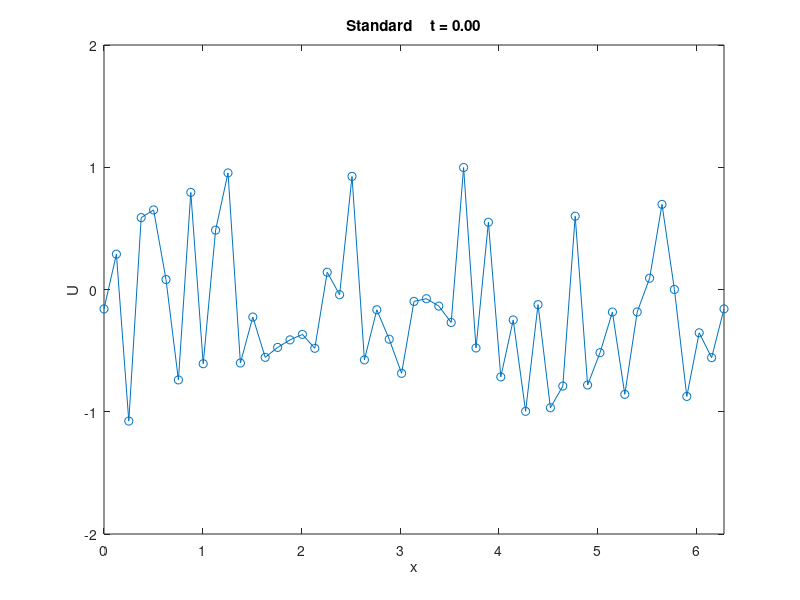
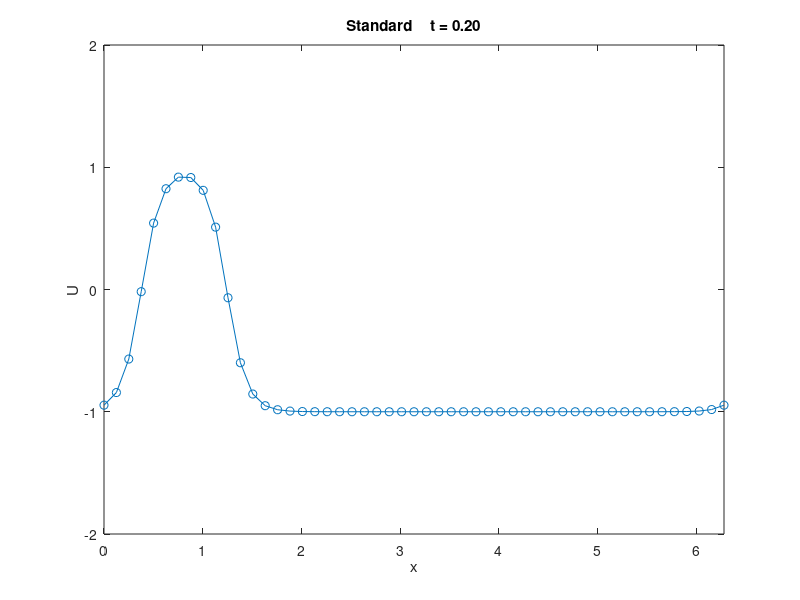
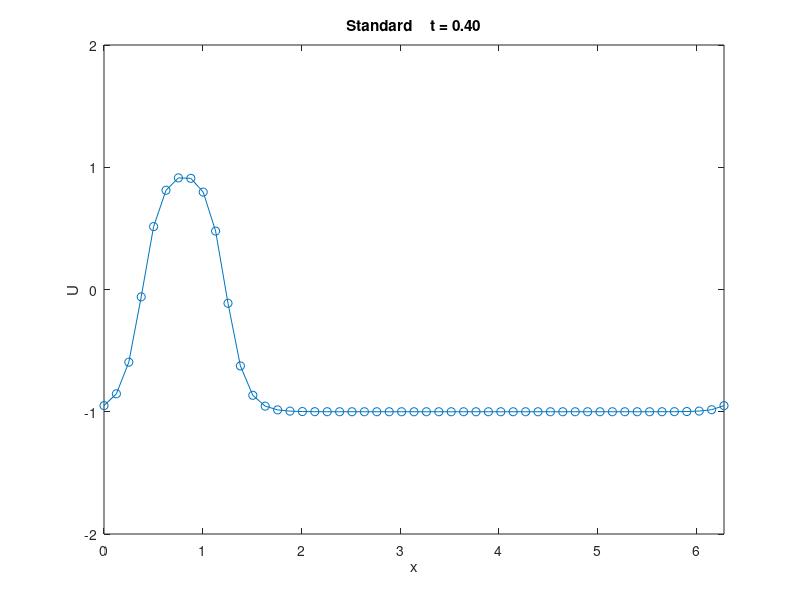
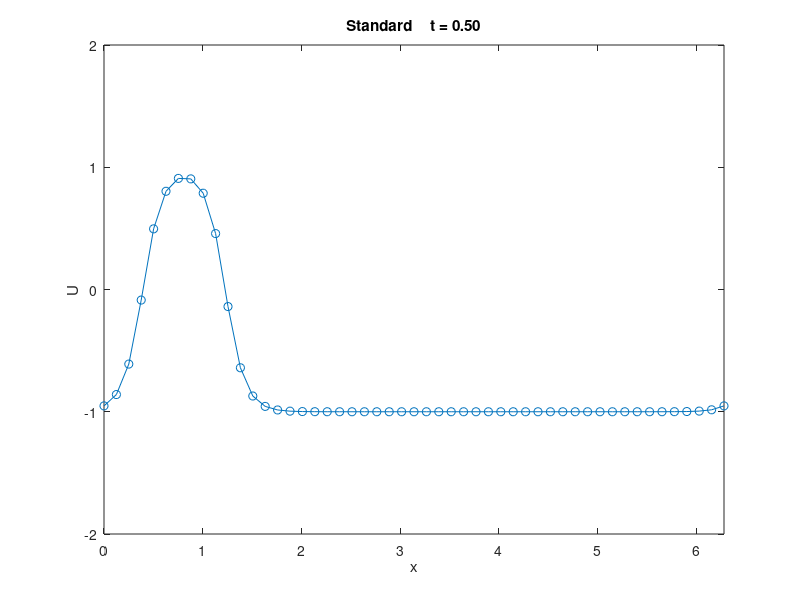

The MATLAB script that drew these images, in order: (Note: this script raises an error after producing the figures.)
% Heat Equation with periodic boundary conditions.
clf;
clc;
clear all;

%addpath('./mole_MATLAB/')

%Settings %%%%
N = 50; % number of grid points

explicit = false;
plots = true;
plot_frequency = 10 * N;
skip_standard = false;
allen_cahn = true;

% Shared problem parameters

% Heat Equation
coeff=(1/.15).^2;  %Coefficient needed for Allen-Cahn PDE.
alpha = 1.0; % thermal diffusivity.

% X Domain
a = 0;
b = 2*pi;
dx = (b-a)/N;

% Time Domain
t0 = 0;
tf = 0.5;
dt = 0.1*(dx^2)/(4*alpha); % Von Neumann Stability Criterion

% Implicit "Standard" Finite Differences Approach

% X discretization
dx = (b-a)/N;
x = [0:dx:(b-dx)]'; % solution domain is u(0) to u(N) {u(x(0)) = u(x(N+1))}
x_display = [x; b];

% Time discretization
t = t0;
timesteps = 0;

% Initial Condition
if (allen_cahn)
  u0=1.2*(rand(size(x))-1*rand(size(x)));
  %u0 = sin(5 * x);
else
  u0 = sin(2 * x);
end

u_display = [u0; u0(1)];
u = u0;
unew = u0;

% Finite Difference Operator Matrix
v = alpha*dt/dx^2;
a0 = v*ones(N, 1);
a1 = -2*v*ones(N, 1);
A = spdiags([a0 a1 a0], [-1 0 1], N, N);
A(1, N) = v;
A(N, 1) = v;

if (explicit)
  FD = speye(size(A)) + A;
else
  FD = speye(size(A)) - A;
end

figures_so_far = 1;

if (skip_standard == 0)

% Integrate
while (t < tf)
    % update U
    if (explicit)
      unew = FD * u;
    else
      unew = FD \ u;
    end

    if (allen_cahn)
      unew = unew - coeff*dt*(u.^3-u);
    end

    % timestep
    timesteps = timesteps+1;
    t = timesteps*dt;

    % Make a plot every few timesteps and on the last timestep.
    if (plots && (mod(timesteps-1, plot_frequency) == 0 || t >= tf))
      u_display = [u; u(1)];
      figure(figures_so_far);
      figures_so_far = figures_so_far + 1;

      plot(x_display, u_display, 'o-');
      str = sprintf('Standard \t t = %.2f', t);
      title(str)
      xlabel('x')
      ylabel('U')
      xlim([a b]);
      ylim([-2 2]);
    end

    u = unew;
end
end


% Implicit Mimetic Finite Differences Approach

% X discretization
x = [a (a+dx/2):dx:(b-dx/2)]';
x_display = [x; b];

% Time discretization
t = t0;
timesteps = 0;

% Initial Condition
if (allen_cahn)
  u0=1.2*(rand(size(x))-1*rand(size(x)));
  %u0 = sin(5 * x);
else
  u0 = sin(2 * x);
end
u_display = [u0; u0(1)];
u = u0;
unew = u0;

% Mimetic Operator Matrix
order = 2;

% Instead of using MOLE's lap(), construct laplacian from div and grad ourselves.
% This lets us impose boundary conditions on D and G as needed.
D = div(order, N, dx); % 1D Mimetic divergence operator
G = grad(order, N, dx);

% Periodic BC imposed on the divergence operator
D(1,2) = 1/(2*dx);
D(1,end-1) = -1/(2*dx);
D(end,2) = 1/(2*dx);
D(end,end-1) = -1/(2*dx);

% Apply the rule that U(1) == U(end), and drop last row/column.
L = D*G;
L(:, 1) = L(:, 1) + L(:, end);
L = L(1:end-1,1:end-1);

if (explicit)
  MFD = speye(size(L)) + alpha*dt*L;
else
  MFD = speye(size(L)) - alpha*dt*L;
end

% Integrate
while (t < tf)
    % update U
    if (explicit)
      unew = MFD * u;
    else
      unew = MFD \ u;
    end

    if (allen_cahn)
      unew = unew - coeff*dt*(u.^3-u);
    end

    % timestep
    timesteps = timesteps+1;
    t = timesteps*dt;

    % Make a plot every few timesteps and on the last timestep.
    if (plots && (mod(timesteps-1, plot_frequency) == 0 || t >= tf))
      u_display = [u; u(1)];
      figure(figures_so_far);
      figures_so_far = figures_so_far + 1;

      plot(x_display, u_display, 'o-');
      str = sprintf('Mimetic \t t = %.2f', t);
      title(str)
      xlabel('x')
      ylabel('U')
      xlim([a b]);
      ylim([-2 2]);
    end

    u = unew;
end


